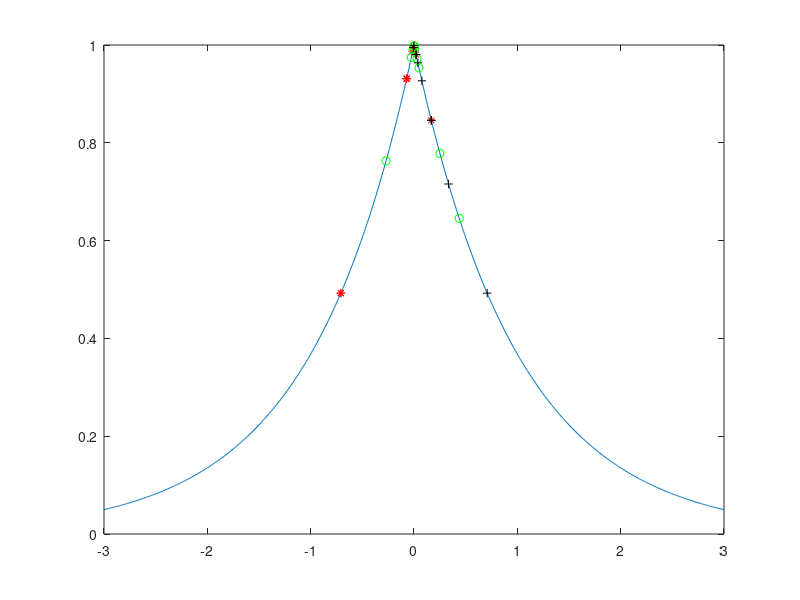

Source code (MATLAB):
clear all
clc 
close all

 t = [-3:0.01:3];
N=ones(size(t));

    y1 = (exp(-((t).*(t))));
    y2 = (exp(-abs(t)));
    a(1)=-3;
    b(1)=3;
    k=(sqrt(5)-1)/2; 
    punkt1=b - ( b - a )*k;
    punkt2= (a + ( b - a )*k)*k;
    punkt3=a + ( b - a )*k;
    eps=0.01;
    iteracja=0;
    
    while((b-a)>eps)  
        iteracja=iteracja+1;
    %     pkt1 =exp(-((punkt1)*(punkt1)));
    %     pkt2 =exp(-((punkt2)*(punkt2)));
    %     pkt3=exp(-((punkt3)*(punkt3)));
    %     
        pkt1=exp(-abs(punkt1)); 
        pkt2=exp(-abs(punkt2)); 
        pkt3=exp(-abs(punkt3)); 

    %     pkt1 =(exp(-((punkt1)*(punkt1)))) + N(iteracja);
    %     pkt2 =(exp(-((punkt2)*(punkt2)))) + N(iteracja);
    %     pkt3=(exp(-((punkt3)*(punkt3)))) + N(iteracja);

%         pkt1=exp(-abs(punkt1)) + N(iteracja);
%         pkt2=exp(-abs(punkt2)) + N(iteracja);
%         pkt3=exp(-abs(punkt3)) + N(iteracja);

        pkt1_all(iteracja,1)=punkt1;   pkt2_all(iteracja,1)=punkt2;    pkt3_all(iteracja,1)=punkt3;
        pkt1_all(iteracja,2)=pkt1;   pkt2_all(iteracja,2)=pkt2;    pkt3_all(iteracja,2)=pkt3;
         if (pkt3 >pkt1) && (pkt3>pkt2 ) 
             a=punkt2;
            punkt1=punkt3;
            punkt3=a + ( b - a)*k;
            punkt2= (punkt3-punkt1)*0.5+punkt1;
         elseif  (pkt2>pkt1) && (pkt2>pkt3) 
             a=punkt1;
             b=punkt3;
            punkt1=punkt1;
            punkt3=a + ( b - a )*k;
          punkt2=(punkt3-punkt1)*0.5+punkt1;
         else 
            b=punkt2;
            punkt3=punkt1;
            punkt1=b - ( b - a )*k;
            punkt2=(punkt3-punkt1)*0.5+punkt1;
         end
    end
    wynik=(a+b)/2;
    iteracja;

figure()
plot(t,y2)
hold on
plot(pkt1_all(:,1),pkt1_all(:,2),'r*',pkt2_all(:,1),pkt2_all(:,2),'go',pkt3_all(:,1),pkt3_all(:,2),'k+')
hold off

